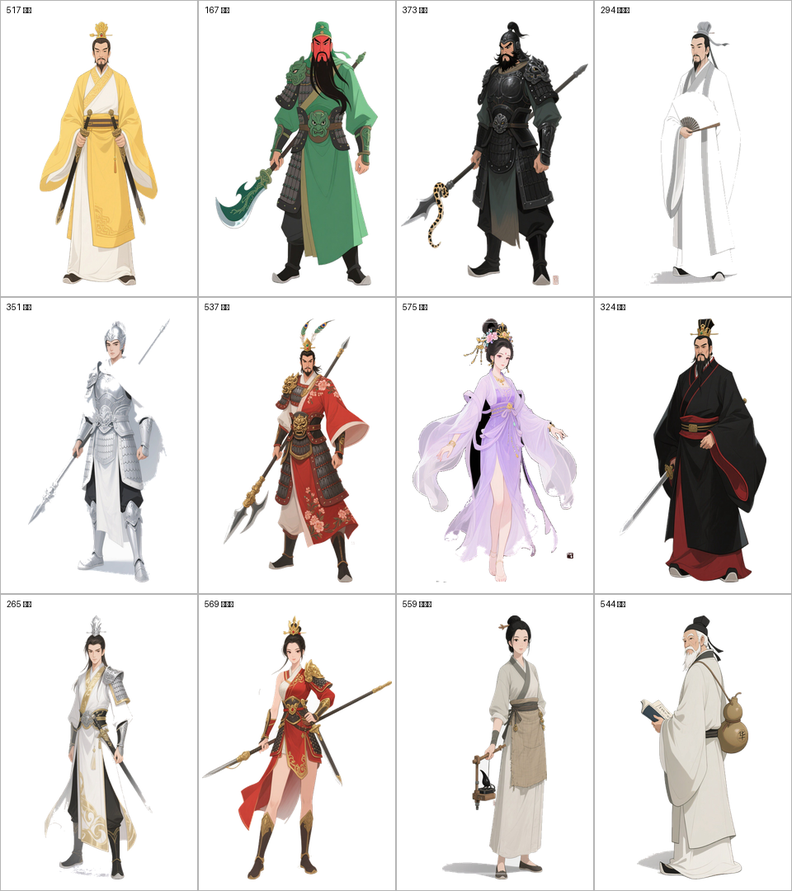
#> input picture 03-美术资源/NPC立绘试点对照.png, 792 x 891 px, shrunk from 960 x 1080 before the run
$ python -i _npc_halo_fix.py   (imports and definitions only)
#> lines starting #> are read from the running program, lines starting #| are printed output that depends on the picture
#> further down, picture is the input picture: PIL image 792x891 RGB; mean R, G, B 227.7, 224.4, 221.7
# -*- coding: utf-8 -*-
"""R3-01：NPC 立绘白雾批量净化（erode + despill）。

背景：npcs 全批 ~749 张为白底图抠图产物，半透明边缘像素 RGB 仍携带白色（spill），
在墨底 #171B26 的对话/详情面板上呈灰白毛边（美术审计实测 white_halo 800~2100 px/张）。

处理（对成品透明底 PNG 直接净化，无需回溯白底原图，git 跟踪可随时还原）：
  1) alpha 通道 3×3 最小值滤波（erode 1px）——收缩裁掉白边源；
  2) despill：全部像素 RGB 乘 (1 - (1-a)/255*0.6)——白色残留按透明度比例回拉；
     连续公式，a=255 时因子恰为 1.0，全不透明像素不受影响，无需阈值分支；
  3) 原地覆盖 04-Demo/assets/sprites/npcs/*.png。

指标 white_halo = 0<a<250 且 min(r,g,b)>=220 的像素数（修复前后自动对比）。
用法：
  python _npc_halo_fix.py sample    # 抽样试跑，只打印前后指标
  python _npc_halo_fix.py run       # 全量批处理并覆盖
"""
import glob
import os
import random
import sys

from PIL import Image, ImageChops, ImageFilter

SRC = r'E:\Work buddy\2026-09-21-17-49-04\纪元三国\04-Demo\assets\sprites\npcs'


# [14 lines left out: function white_halo_count, not called in this run]


def fix(img: Image.Image) -> Image.Image:
    """erode 1px + despill，返回新 RGBA 图。"""
    rgba = img.convert('RGBA')
    a = rgba.getchannel('A').filter(ImageFilter.MinFilter(3))
#> a: PIL image 792x891 L; every value is 255
    r, g, b = rgba.split()[:3]
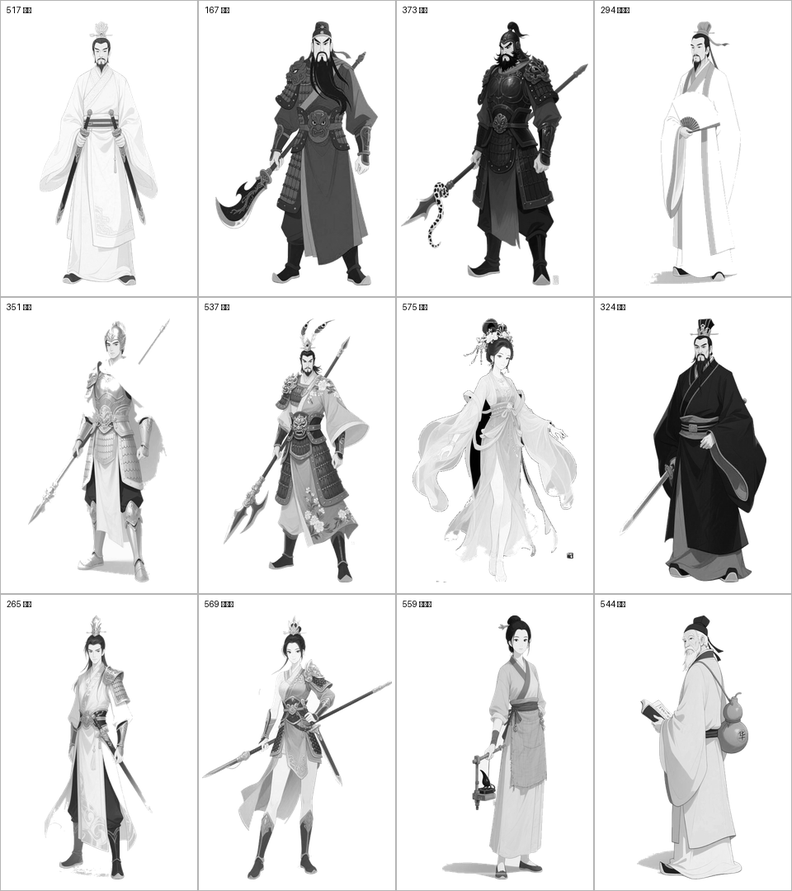
#> r: PIL image 792x891 L; min 0, max 255, mean 227.7
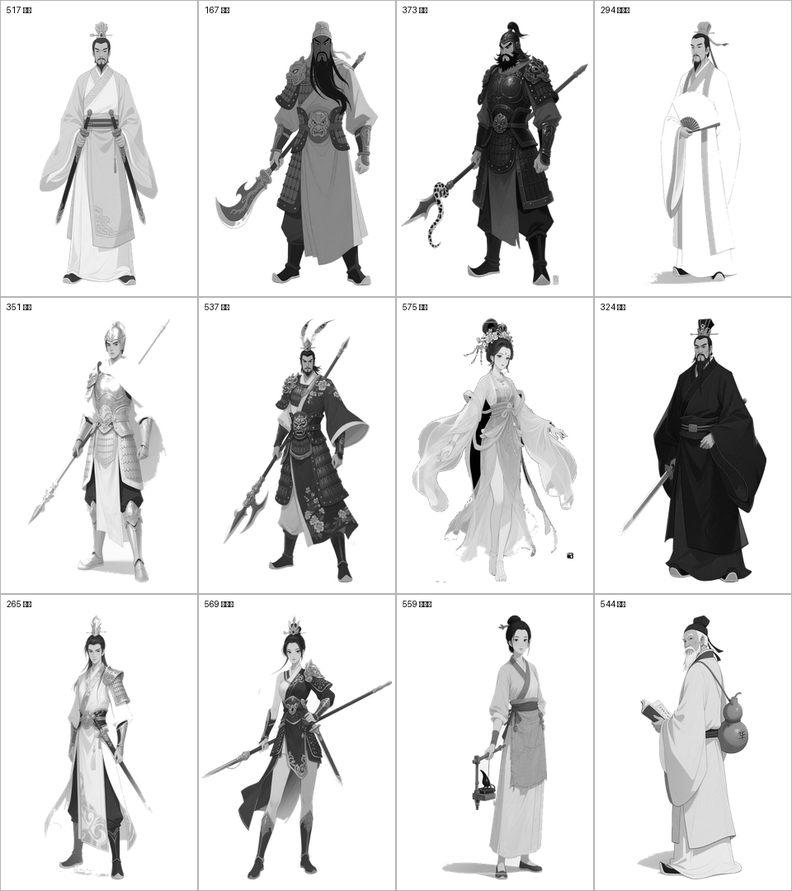
#> g: PIL image 792x891 L; min 0, max 255, mean 224.4
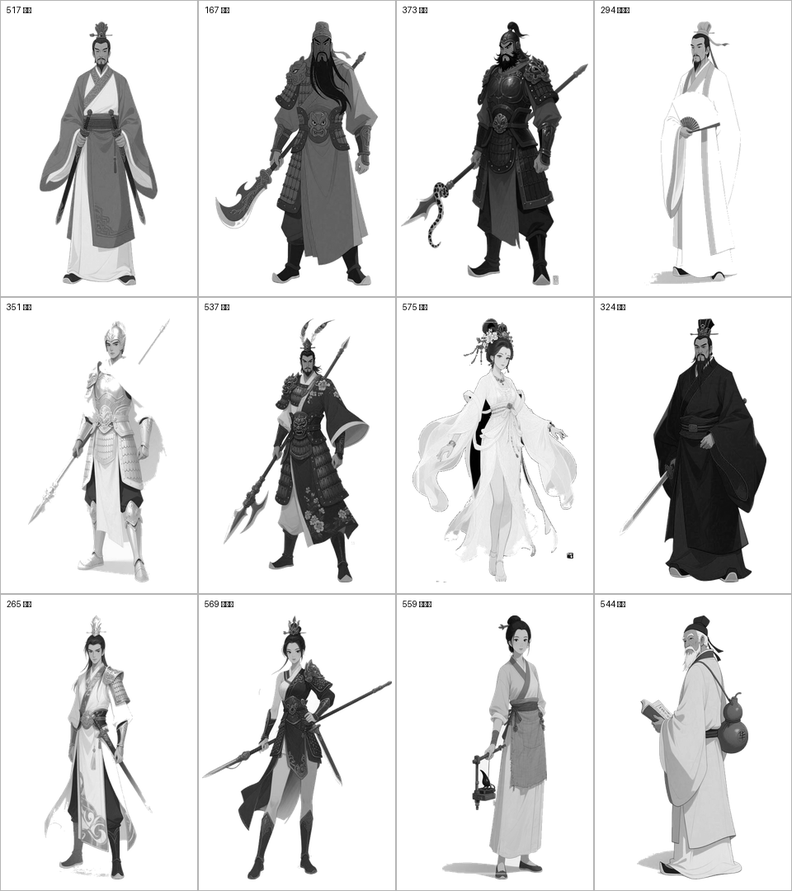
#> b: PIL image 792x891 L; min 0, max 255, mean 221.7
    # 因子表：factor(a) = 1 - (1 - a/255)*0.6 = 0.4 + 0.6*a/255
    # new_ch = ch*0.4 + ch*(a*0.6)/255，用 ImageChops.multiply/add 实现（全 C 速度）
    a06 = a.point(lambda v: int(v * 0.6))
#> a06: PIL image 792x891 L; every value is 153
    out_channels = []
    for ch in (r, g, b):
        t1 = ch.point(lambda v: int(v * 0.4))
        t2 = ImageChops.multiply(ch, a06)
        out_channels.append(ImageChops.add(t1, t2))
#> this loop made 3 passes
#> pass 1, in fix, `t1 = ch.point(lambda v: int(v * 0.4))`:
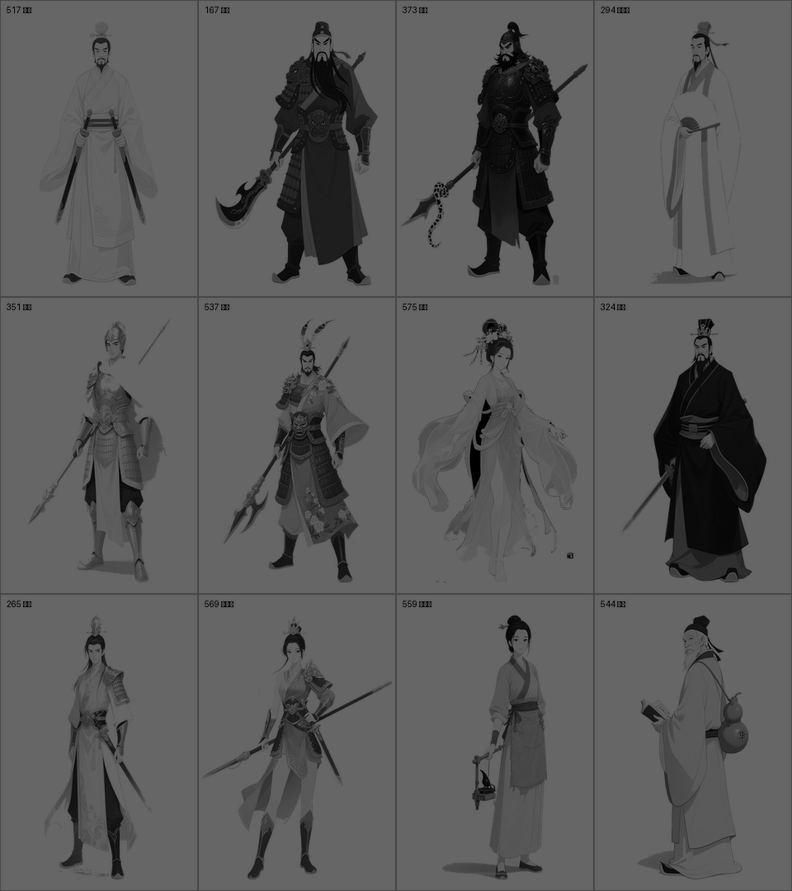
#> t1: PIL image 792x891 L; min 0, max 102, mean 90.9
#> pass 1, in fix, `t2 = ImageChops.multiply(ch, a06)`:
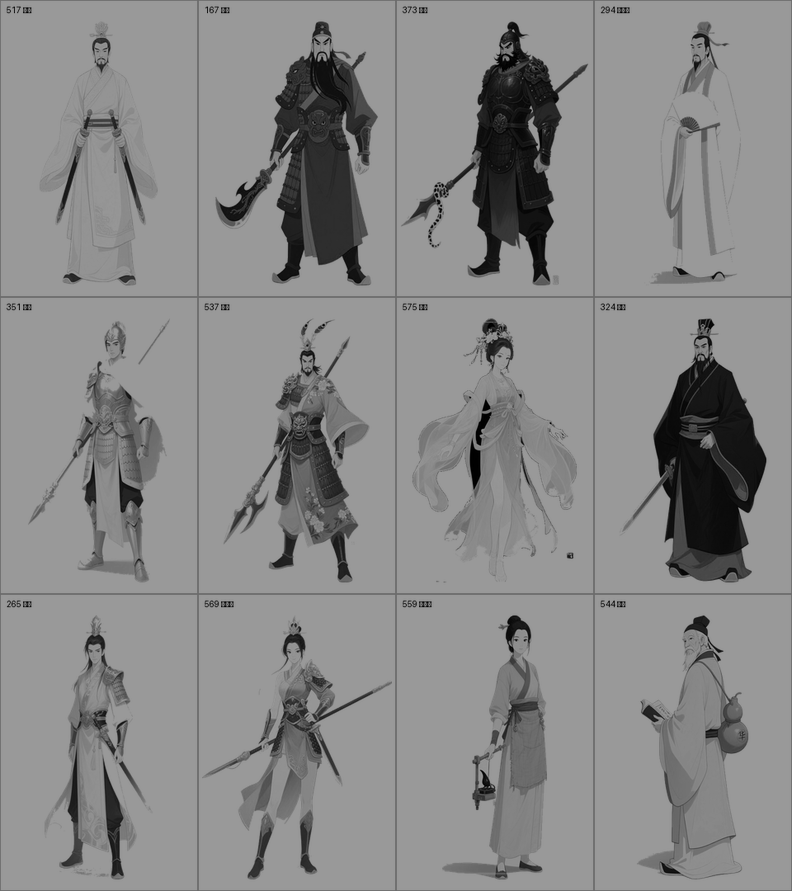
#> t2: PIL image 792x891 L; min 0, max 153, mean 136.5
#> pass 2, in fix, `t2 = ImageChops.multiply(ch, a06)`:
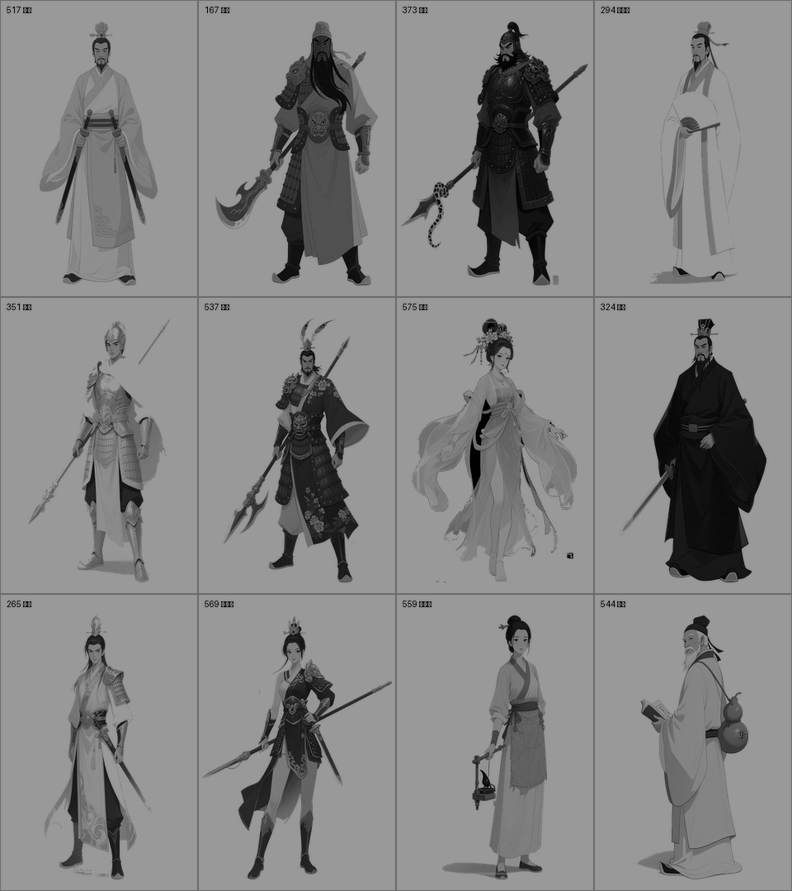
#> t2: PIL image 792x891 L; min 0, max 153, mean 134.5
#> after the loop, out_channels = 3 items
    out = Image.merge('RGBA', (*out_channels, a))
    return out


# [39 lines left out: function main, not called in this run]


# [2 lines not run here, left out]

>>> from PIL import Image
>>> picture = Image.open('../NPC立绘试点对照.png')
>>> result = fix(picture)

$ run again, on 03-美术资源/游戏内效果预览_v1.png
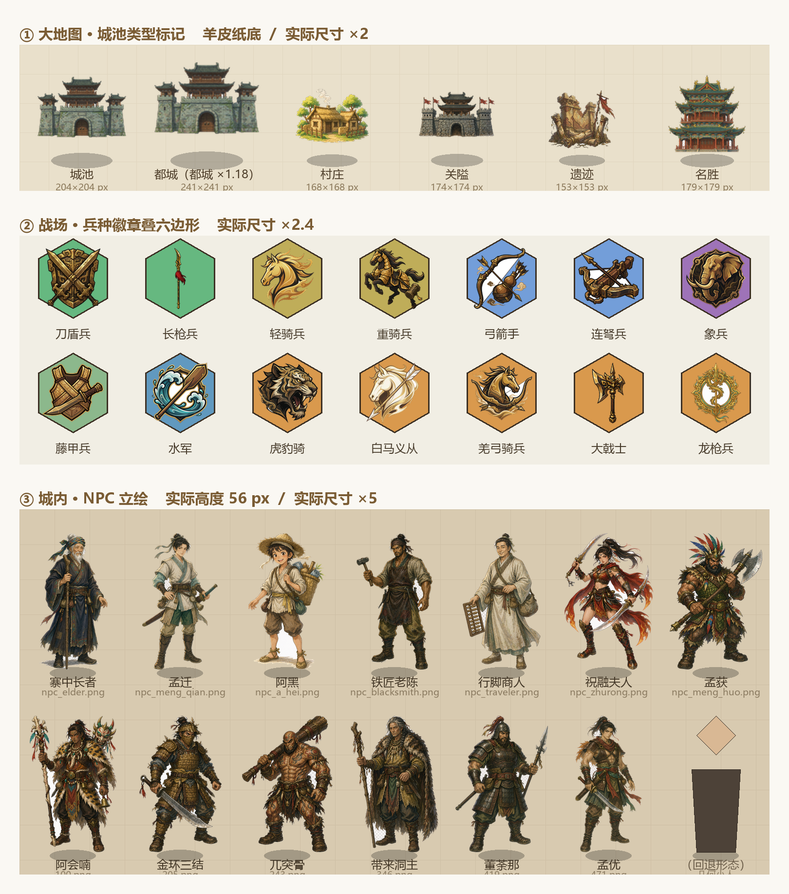
#> input picture 03-美术资源/游戏内效果预览_v1.png, 789 x 894 px, shrunk from 1620 x 1836 before the run
#> picture is the input picture: PIL image 789x894 RGB; mean R, G, B 203.4, 194.4, 175.9
#> a: PIL image 789x894 L; every value is 255
#> a06: PIL image 789x894 L; every value is 153
#> the loop in fix, `for ch in (r, g, b):` made 3 passes
#> pass 1, in fix, `t2 = ImageChops.multiply(ch, a06)`:
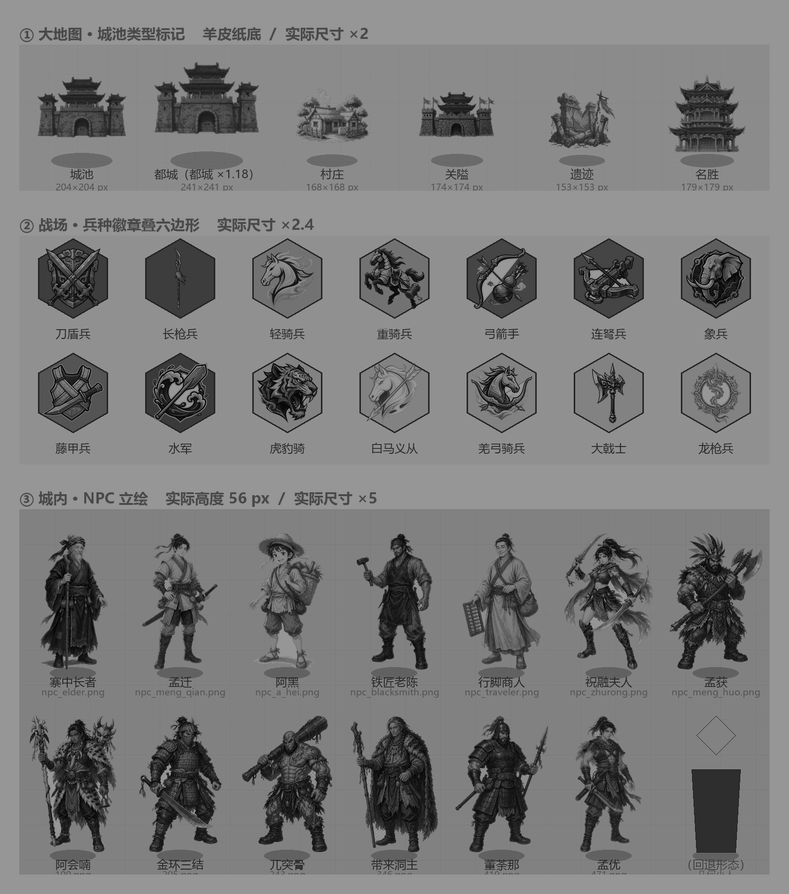
#> t2: PIL image 789x894 L; min 0, max 153, mean 121.6
#> after the loop in fix, `for ch in (r, g, b):`:
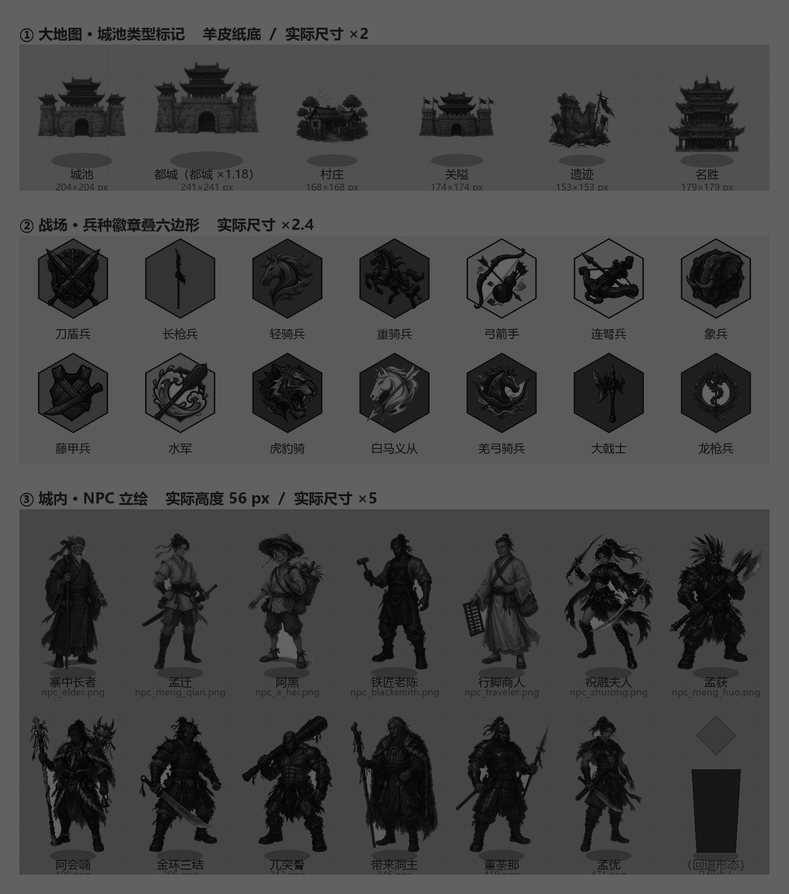
#> t1: PIL image 789x894 L; min 0, max 102, mean 70
#> after the loop in fix, `for ch in (r, g, b):`: out_channels = 3 items

$ run again, on 03-美术资源/美术总览_v1.png
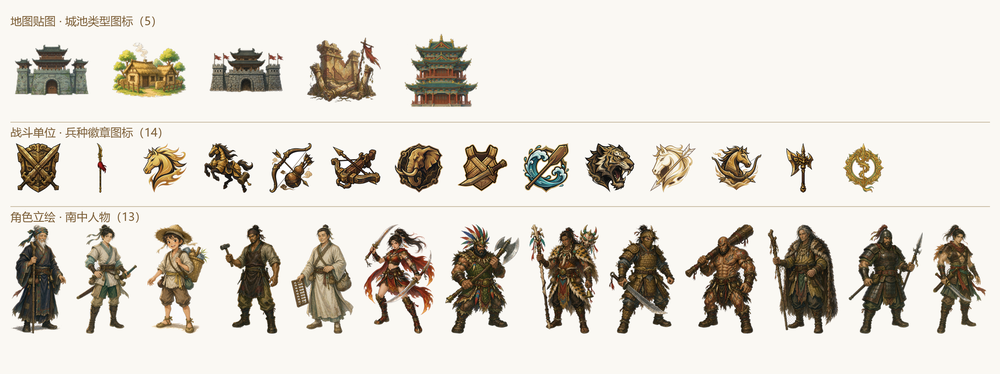
#> input picture 03-美术资源/美术总览_v1.png, 1000 x 374 px, shrunk from 2300 x 860 before the run
#> picture is the input picture: PIL image 1000x374 RGB; mean R, G, B 218.9, 213.9, 204.6
#> a: PIL image 1000x374 L; every value is 255
#> a06: PIL image 1000x374 L; every value is 153
#> the loop in fix, `for ch in (r, g, b):` made 3 passes
#> pass 1, in fix, `t2 = ImageChops.multiply(ch, a06)`:
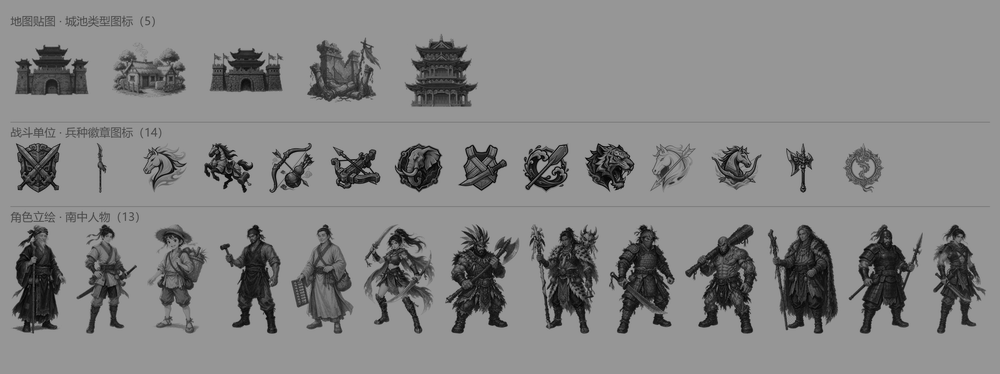
#> t2: PIL image 1000x374 L; min 0, max 153, mean 131.2
#> after the loop in fix, `for ch in (r, g, b):`:
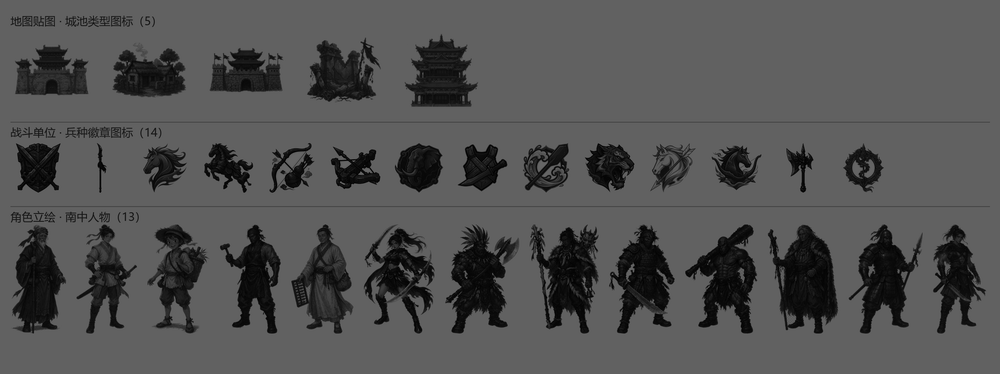
#> t1: PIL image 1000x374 L; min 0, max 102, mean 81.6
#> after the loop in fix, `for ch in (r, g, b):`: out_channels = 3 items
